Frame 1 (no input): blank canvas, image omitted
Frame 60 (no input): blank canvas, image omitted
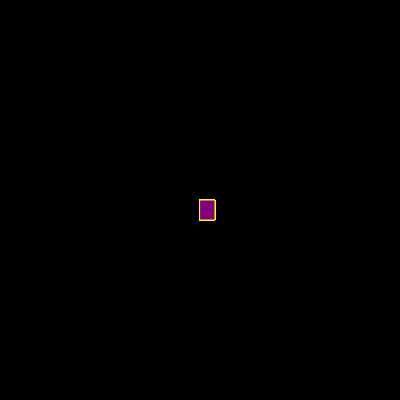
Frame 120 (the mouse pressed at the canvas centre since frame 60)

The p5.js sketch whose frames 1 and 60 were blank and that drew this single picture after the mouse press (run headless with seeded random() and noise() and a simulated clock; from frame 60 on, the mouse is pressed at the canvas centre):

// p5.js sketch
// ── sketch.js
function setup() {
  createCanvas(400, 400);
  background("black");
}

function draw() {
  stroke("yellow")
  fill("purple")
  
    if(mouseIsPressed){
  rect(mouseX,mouseY,15,20);
  }
  
}
